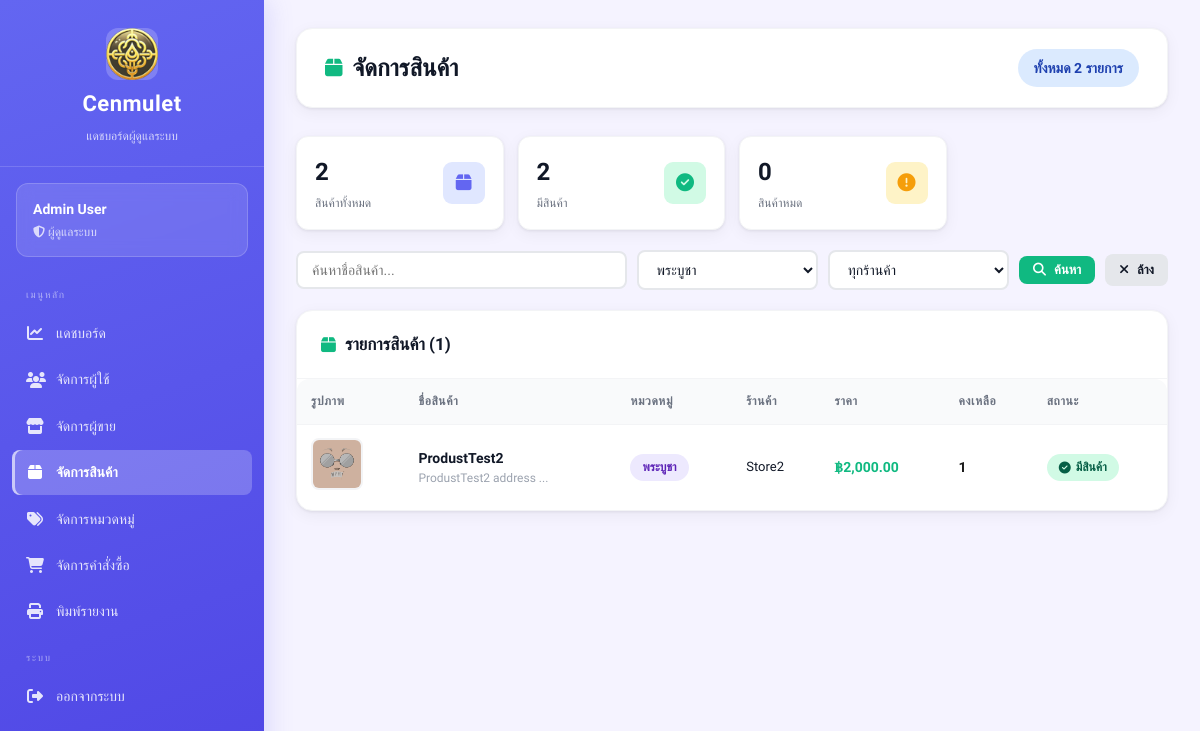
The app's page /views/admin/products.php?cat=6 (signed in), older data.
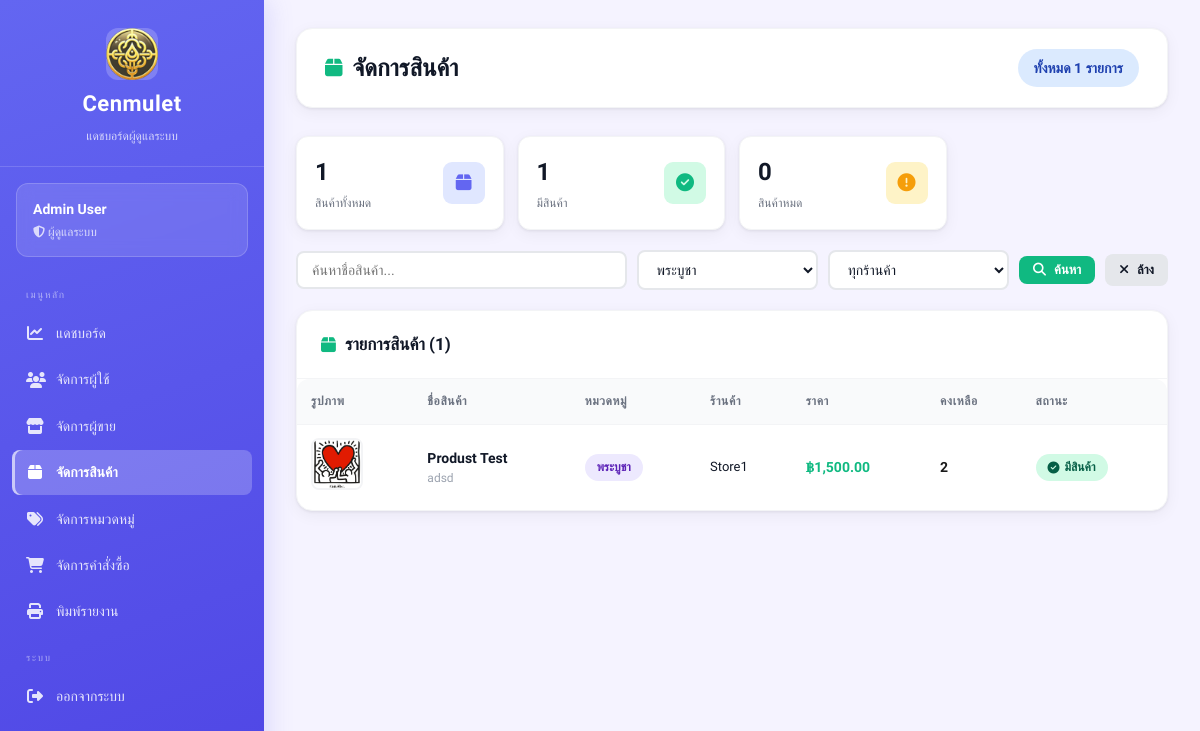
The same page, newer data.
### tables this page shows
CREATE TABLE amulets (
    id INTEGER PRIMARY KEY AUTOINCREMENT,
    amulet_name TEXT,
    source TEXT,
    quantity INTEGER,
    price REAL,
    image TEXT,
    sellerId INTEGER,
    categoryId INTEGER,
    FOREIGN KEY (sellerId) REFERENCES sellers(id),
    FOREIGN KEY (categoryId) REFERENCES categories(id)
);

CREATE TABLE categories (
    id INTEGER PRIMARY KEY AUTOINCREMENT,
    category_name TEXT
);

CREATE TABLE sellers (
    id INTEGER PRIMARY KEY AUTOINCREMENT,
    fullname TEXT,
    store_name TEXT,
    username TEXT UNIQUE,
    password TEXT,
    address TEXT,
    img_store TEXT,
    tel TEXT,
    pay_contax TEXT,
    id_per TEXT,
    img_per TEXT,

    status TEXT DEFAULT 'pending',
    reject_reason TEXT,
    reviewed_at DATETIME
);

### views/admin/products.php (the view, shortened to what the changed rows need)
<?php
require_once __DIR__ . "/../../config/db.php";
$cat_id   = (int)($_GET['cat']     ?? 0);
$conditions = [];
$params     = [];
if ($cat_id)   { $conditions[] = "a.categoryId = :cat";   $params[':cat'] = $cat_id; }
$where = $conditions ? "WHERE " . implode(" AND ", $conditions) : "";
$stmt = $db->prepare("
    SELECT a.*, c.category_name, s.store_name
    FROM amulets a
    LEFT JOIN categories c ON a.categoryId = c.id
    LEFT JOIN sellers s ON a.sellerId = s.id
    $where
    ORDER BY a.id DESC
");
$stmt->execute($params);
$products = $stmt->fetchAll(PDO::FETCH_ASSOC);
$total_products = $db->query("SELECT COUNT(*) FROM amulets")->fetchColumn();
$in_stock       = $db->query("SELECT COUNT(*) FROM amulets WHERE quantity > 0")->fetchColumn();
?>
<!DOCTYPE html>
<html lang="th">
<head>
    <link rel="stylesheet" href="/public/css/dashboard.css">
    <link rel="stylesheet" href="https://cdnjs.cloudflare.com/ajax/libs/font-awesome/6.5.1/css/all.min.css">
</head>
<body class="admin">
<div class="dashboard-container">
<?php include __DIR__ . '/_sidebar.php'; ?>
<main class="main-content">
    <div class="top-bar">
        <h1><i class="fa-solid fa-box"></i> จัดการสินค้า</h1>
        <span class="badge badge-info" style="font-size:14px;padding:8px 16px">
            ทั้งหมด <?php echo number_format($total_products); ?> รายการ
        </span>
    </div>
    <div class="stats-mini" style="margin-bottom:20px">
        <div class="stat-mini">
            <div><div class="stat-mini-value"><?php echo $total_products; ?></div><div class="stat-mini-label">สินค้าทั้งหมด</div></div>
        </div>
        <div class="stat-mini">
            <div><div class="stat-mini-value"><?php echo $in_stock; ?></div><div class="stat-mini-label">มีสินค้า</div></div>
        </div>
    </div>
    <div class="card">
        <div class="card-header">
            <h2><i class="fa-solid fa-box"></i> รายการสินค้า (<?php echo count($products); ?>)</h2>
        </div>
        <div class="table-wrapper">
        <?php if (count($products) > 0): ?>
        <table>
            <thead>
                <tr>
                    <th>รูปภาพ</th>
                    <th>ชื่อสินค้า</th>
                    <th>หมวดหมู่</th>
                    <th>ร้านค้า</th>
                    <th>ราคา</th>
                    <th>คงเหลือ</th>
                    <th>สถานะ</th>
                </tr>
            </thead>
            <tbody>
            <?php foreach ($products as $p): ?>
            <tr>
                <td>
                    <?php if (!empty($p['image'])): ?>
                    <img src="/uploads/amulets/<?php echo htmlspecialchars($p['image']); ?>"
                         class="product-img" alt="">
                    <?php else: ?>
                    <div class="no-image"><i class="fa-solid fa-image"></i></div>
                    <?php endif; ?>
                </td>
                <td>
                    <strong><?php echo htmlspecialchars($p['amulet_name']); ?></strong>
                    <?php if (!empty($p['source'])): ?>
                    <div style="font-size:12px;color:#9ca3af"><?php echo htmlspecialchars($p['source']); ?></div>
                    <?php endif; ?>
                </td>
                <td><span class="badge badge-purple"><?php echo htmlspecialchars($p['category_name'] ?? '-'); ?></span></td>
                <td>
                    <div style="font-size:13px;font-weight:500"><?php echo htmlspecialchars($p['store_name'] ?? '-'); ?></div>
                </td>
                <td><strong style="color:#10b981">฿<?php echo number_format($p['price'], 2); ?></strong></td>
                <td style="font-weight:600;color:<?php echo $p['quantity'] > 0 ? '#1a1a1a' : '#ef4444'; ?>">
                    <?php echo number_format($p['quantity']); ?>
                </td>
                <td>
                    <?php if ($p['quantity'] > 0): ?>
                    <span class="badge badge-success"><i class="fa-solid fa-circle-check"></i> มีสินค้า</span>
                    <?php else: ?>
                    <span class="badge badge-warning"><i class="fa-solid fa-circle-exclamation"></i> หมด</span>
                    <?php endif; ?>
                </td>
            </tr>
            <?php endforeach; ?>
            </tbody>
        </table>
        <?php endif; ?>
        </div>
    </div>
</main>
</div>
</body>
</html>

Row changes from the older to the newer data that the page shows:
removed amulets: image (picture), amulet_name "ProdustTest2", source "ProdustTest2 address ...", categoryId.category_name "พระบูชา", sellerId.store_name "Store2", price "2,000.00", quantity "1", shows "มีสินค้า"
now on this page (row edited): amulets: image (picture), amulet_name "Produst Test", source "adsd", categoryId.category_name "พระบูชา", sellerId.store_name "Store1", price "1,500.00", quantity "2", shows "มีสินค้า"
Text that changed along with them:
$total_products: "2" → "1"
$in_stock: "2" → "1"
